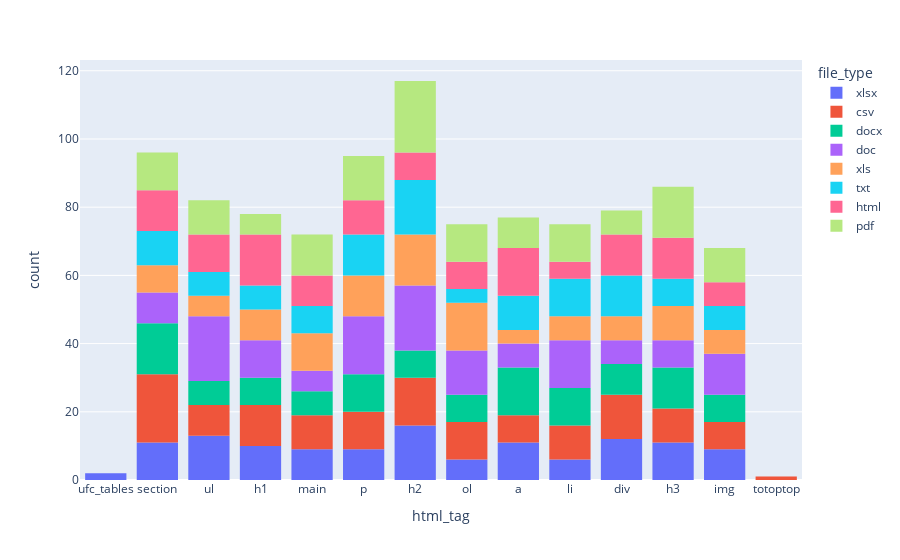

Notebook source saved alongside this figure:
### Code cell
fig = px.histogram(user_data, x="html_tag",color="file_type")
fig.show()

### Figure 1 — Plotly figure (JSON) as saved in the notebook; plotly's stock layout.template omitted (floating-point values rounded to 4 significant figures; data arrays with more than 128 entries replaced by an {"elided": "..."} marker saying what was removed)
{"data": [{"alignmentgroup": "True", "bingroup": "x", "hovertemplate": "file_type=xlsx<br>html_tag=%{x}<br>count=%{y}<extra></extra>", "legendgroup": "xlsx", "marker": {"color": "#636efa", "pattern": {"shape": ""}}, "name": "xlsx", "offsetgroup": "xlsx", "orientation": "v", "showlegend": true, "type": "histogram", "x": ["ufc_tables", "ufc_tables", "section", "ul", "h1", "main", "p", "h2", "ul", "ol", "section", "a", "main", "ul", "li", "h1", "h1", "div", "h3", "div", "a", "h3", "li", "section", "main", "img", "p", "h2", "h2", "div", "p", "section", "div", "main", "div", "main", "h3", "p", "ol", "img", "div", "section", "p", "ul", "ol", "h3", "img", "h2", "section", "a", "img", "h2", "img", "h2", "h3", "p", "img", "ul", "main", "a", "h2", "h2", "div", "ul", "main", "img", "ul", "h2", "img", "p", "div", "div", "div", "div", "ul", "ul", "li", "ol", "section", "section", "li", "h1", "li", "h2", "h3", "a", "h3", "h3", "section", "h3", "h1", "section", "h1", "a", "section", "h1", "main", "h1", "h2", "li", "ul", "a", "img", "ul", "a", "h3", "a", "a", "h2", "h1", "ol", "ul", "ul", "div", "p", "a", "main", "ol", "h1", "h2", "h2", "h2", "h2", "h3", "p"], "xaxis": "x", "yaxis": "y"}, {"alignmentgroup": "True", "bingroup": "x", "hovertemplate": "file_type=csv<br>html_tag=%{x}<br>count=%{y}<extra></extra>", "legendgroup": "csv", "marker": {"color": "#EF553B", "pattern": {"shape": ""}}, "name": "csv", "offsetgroup": "csv", "orientation": "v", "showlegend": true, "type": "histogram", "x": {"elided": "137 str values"}, "xaxis": "x", "yaxis": "y"}, {"alignmentgroup": "True", "bingroup": "x", "hovertemplate": "file_type=docx<br>html_tag=%{x}<br>count=%{y}<extra></extra>", "legendgroup": "docx", "marker": {"color": "#00cc96", "pattern": {"shape": ""}}, "name": "docx", "offsetgroup": "docx", "orientation": "v", "showlegend": true, "type": "histogram", "x": ["h2", "h1", "li", "li", "a", "ol", "section", "ul", "ol", "h2", "a", "div", "h2", "main", "h3", "li", "div", "li", "a", "div", "div", "a", "section", "ul", "h3", "p", "h2", "section", "a", "section", "ol", "ol", "a", "section", "main", "section", "section", "section", "ul", "ol", "li", "h3", "li", "div", "p", "h3", "a", "p", "main", "a", "h1", "ol", "img", "h1", "p", "a", "img", "p", "h2", "img", "img", "h3", "a", "ul", "p", "li", "p", "p", "h3", "h3", "h1", "div", "h3", "a", "div", "li", "h2", "main", "section", "h3", "section", "ul", "section", "ul", "a", "h1", "li", "h2", "img", "main", "ol", "li", "p", "h1", "p", "a", "h3", "div", "p", "img", "h2", "h1", "section", "section", "li", "h3", "div", "img", "a", "ol", "main", "img", "section", "main", "ul", "section", "h1", "h3"], "xaxis": "x", "yaxis": "y"}, {"alignmentgroup": "True", "bingroup": "x", "hovertemplate": "file_type=doc<br>html_tag=%{x}<br>count=%{y}<extra></extra>", "legendgroup": "doc", "marker": {"color": "#ab63fa", "pattern": {"shape": ""}}, "name": "doc", "offsetgroup": "doc", "orientation": "v", "showlegend": true, "type": "histogram", "x": {"elided": "142 str values"}, "xaxis": "x", "yaxis": "y"}, {"alignmentgroup": "True", "bingroup": "x", "hovertemplate": "file_type=xls<br>html_tag=%{x}<br>count=%{y}<extra></extra>", "legendgroup": "xls", "marker": {"color": "#FFA15A", "pattern": {"shape": ""}}, "name": "xls", "offsetgroup": "xls", "orientation": "v", "showlegend": true, "type": "histogram", "x": ["section", "p", "h3", "p", "p", "ol", "div", "ul", "ol", "h3", "li", "li", "section", "section", "h2", "img", "ol", "a", "img", "ol", "main", "div", "img", "section", "a", "li", "main", "ul", "section", "ul", "section", "main", "h2", "div", "ol", "h2", "h2", "h2", "ul", "h2", "p", "div", "h3", "section", "h1", "p", "ol", "h1", "p", "h1", "li", "h2", "h2", "ol", "h3", "main", "ol", "h3", "h1", "ul", "p", "main", "ol", "ol", "ol", "main", "a", "a", "ol", "main", "ol", "div", "img", "ol", "img", "h3", "p", "h2", "p", "h1", "main", "ul", "img", "h1", "div", "h2", "h3", "h1", "p", "li", "h2", "h2", "h3", "h3", "img", "h3", "h2", "main", "h2", "h1", "h1", "main", "p", "li", "h2", "div", "section", "p", "main", "li"], "xaxis": "x", "yaxis": "y"}, {"alignmentgroup": "True", "bingroup": "x", "hovertemplate": "file_type=txt<br>html_tag=%{x}<br>count=%{y}<extra></extra>", "legendgroup": "txt", "marker": {"color": "#19d3f3", "pattern": {"shape": ""}}, "name": "txt", "offsetgroup": "txt", "orientation": "v", "showlegend": true, "type": "histogram", "x": ["h3", "h2", "li", "li", "section", "section", "h1", "a", "section", "h2", "a", "p", "div", "main", "img", "div", "li", "a", "a", "li", "a", "ul", "section", "h1", "h2", "h2", "p", "div", "section", "p", "li", "div", "p", "h2", "img", "p", "p", "h1", "ul", "h2", "h2", "h2", "ul", "a", "p", "a", "ol", "div", "h3", "a", "li", "div", "main", "ol", "ul", "a", "p", "h3", "div", "h3", "h2", "h2", "img", "h3", "h1", "section", "img", "div", "p", "section", "h2", "p", "p", "section", "ul", "main", "ul", "h1", "h2", "li", "img", "img", "h2", "div", "ol", "li", "section", "main", "h3", "a", "main", "main", "ul", "section", "ol", "h1", "li", "p", "li", "img", "div", "li", "h2", "h3", "div", "main", "h2", "main", "h3", "h1", "div", "h2"], "xaxis": "x", "yaxis": "y"}, {"alignmentgroup": "True", "bingroup": "x", "hovertemplate": "file_type=html<br>html_tag=%{x}<br>count=%{y}<extra></extra>", "legendgroup": "html", "marker": {"color": "#FF6692", "pattern": {"shape": ""}}, "name": "html", "offsetgroup": "html", "orientation": "v", "showlegend": true, "type": "histogram", "x": ["ol", "main", "div", "section", "h2", "h2", "h1", "h3", "h3", "p", "h1", "h2", "section", "p", "p", "div", "h3", "h1", "section", "div", "li", "main", "h1", "div", "ul", "section", "p", "img", "ul", "li", "ul", "section", "p", "ul", "ul", "ul", "h3", "h1", "ol", "div", "div", "main", "img", "p", "a", "h3", "section", "img", "div", "h2", "h1", "main", "ul", "h1", "h3", "main", "a", "ul", "ol", "h1", "a", "div", "ol", "p", "a", "a", "a", "a", "section", "h1", "p", "li", "ol", "h3", "div", "a", "h1", "section", "ul", "section", "img", "li", "div", "h1", "div", "a", "h3", "main", "h3", "h1", "h2", "h2", "p", "a", "main", "ul", "h1", "h2", "main", "h1", "ul", "li", "img", "h3", "h3", "a", "h3", "div", "h2", "ol", "h1", "a", "a", "section", "section", "img", "main", "p", "a", "img", "section", "ol", "ol"], "xaxis": "x", "yaxis": "y"}, {"alignmentgroup": "True", "bingroup": "x", "hovertemplate": "file_type=pdf<br>html_tag=%{x}<br>count=%{y}<extra></extra>", "legendgroup": "pdf", "marker": {"color": "#B6E880", "pattern": {"shape": ""}}, "name": "pdf", "offsetgroup": "pdf", "orientation": "v", "showlegend": true, "type": "histogram", "x": {"elided": "136 str values"}, "xaxis": "x", "yaxis": "y"}], "layout": {"barmode": "relative", "legend": {"title": {"text": "file_type"}, "tracegroupgap": 0}, "margin": {"t": 60}, "xaxis": {"anchor": "y", "domain": [0, 1], "title": {"text": "html_tag"}}, "yaxis": {"anchor": "x", "domain": [0, 1], "title": {"text": "count"}}}}
